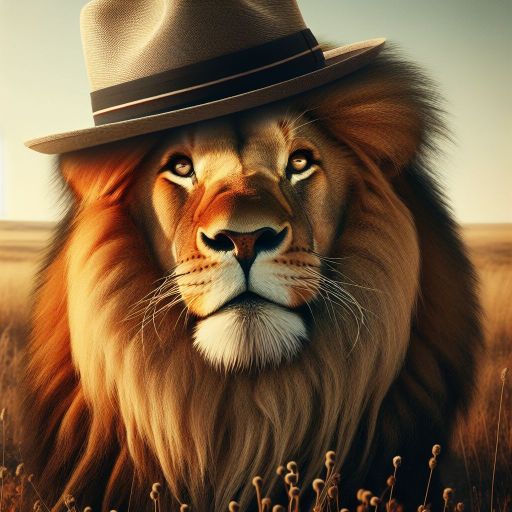
#> input picture Dataset/aiSamples/1.jpg, 1024 x 1024 px, found by its file name (shown at 1/2 size); its folder holds only this picture in this run
$ python DataPrep_ai.py
#> lines starting #> are read from the running program, lines starting #| are printed output that depends on the picture
import os
import cv2
import numpy as np

folder_path = 'Dataset/aiSamples/'

#resizing image size
new_width = 224
new_height = 224
save_folder = 'Dataset/Prepped_img/AI/'


if not os.path.exists(save_folder):
    os.makedirs(save_folder)

#normalization and resizing
for filename in os.listdir(folder_path):
    if filename.endswith('.jpg') or filename.endswith('.png'):
        image_path = os.path.join(folder_path, filename)
        image = cv2.imread(image_path)
#> image is the input picture: shape (1024, 1024, 3); mean B, G, R 61.9, 90.5, 116.8

        resized_image = cv2.resize(image, (new_width, new_height))
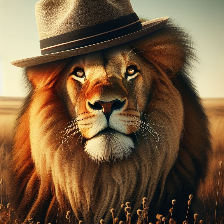
#> resized_image: shape (224, 224, 3); mean B, G, R 61.8, 90.4, 116.7

        normalized_image = resized_image.astype(np.float32) / 255.0

        save_path = os.path.join(save_folder, filename)
        cv2.imwrite(save_path, normalized_image * 255.0)


print(f'Images converted Succesfully')

$ run again, on Dataset/aiSamples/5.jpg
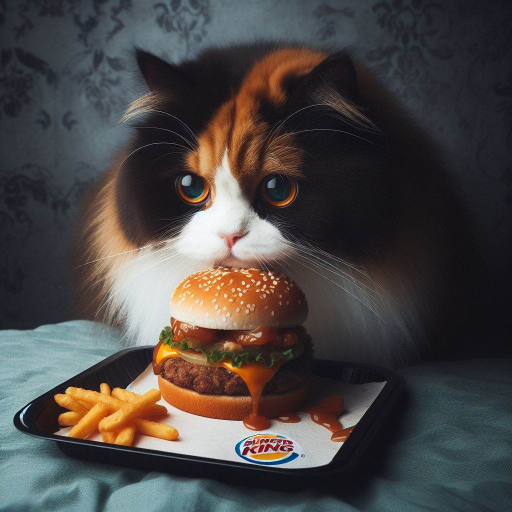
#> input picture Dataset/aiSamples/5.jpg, 1024 x 1024 px, found by its file name (shown at 1/2 size)
#> image is the input picture: shape (1024, 1024, 3); mean B, G, R 68.7, 70.6, 75
#> `resized_image = cv2.resize(image, (new_width, new_height))`:
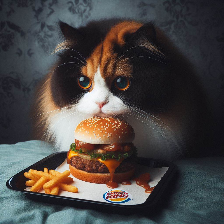
#> resized_image: shape (224, 224, 3); mean B, G, R 68.6, 70.5, 74.9

$ run again, on Dataset/aiSamples/2.jpg
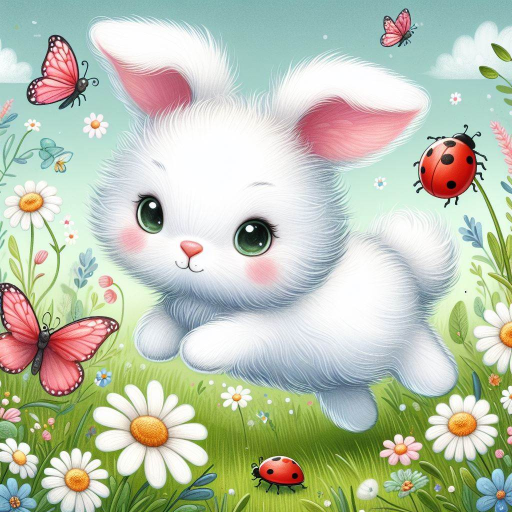
#> input picture Dataset/aiSamples/2.jpg, 1024 x 1024 px, found by its file name (shown at 1/2 size)
#> image is the input picture: shape (1024, 1024, 3); mean B, G, R 175.3, 196.1, 187.1
#> `resized_image = cv2.resize(image, (new_width, new_height))`:
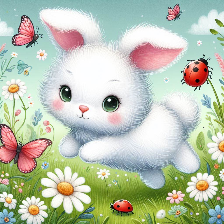
#> resized_image: shape (224, 224, 3); mean B, G, R 175.2, 196, 187

$ run again, on Dataset/aiSamples/3.jpg
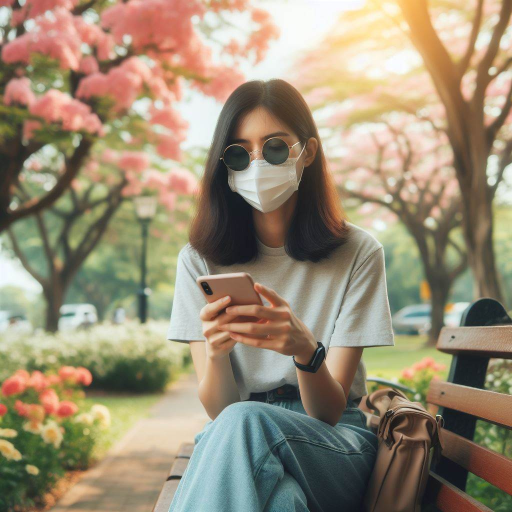
#> input picture Dataset/aiSamples/3.jpg, 1024 x 1024 px, found by its file name (shown at 1/2 size)
#> image is the input picture: shape (1024, 1024, 3); mean B, G, R 117.6, 140.8, 153.7
#> `resized_image = cv2.resize(image, (new_width, new_height))`:
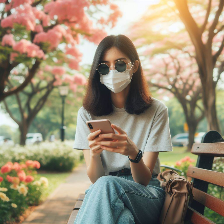
#> resized_image: shape (224, 224, 3); mean B, G, R 117.4, 140.7, 153.6

$ run again, on Dataset/aiSamples/4.jpg
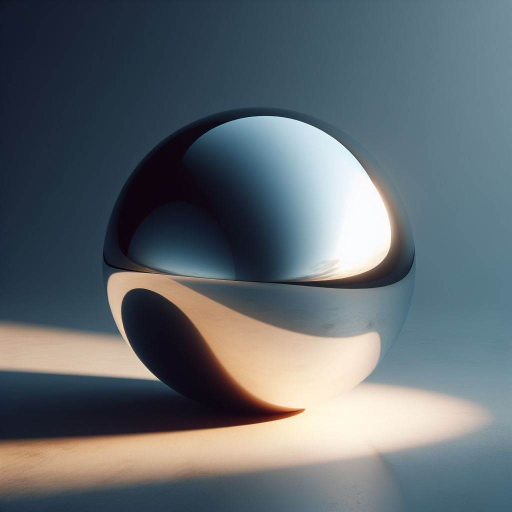
#> input picture Dataset/aiSamples/4.jpg, 1024 x 1024 px, found by its file name (shown at 1/2 size)
#> image is the input picture: shape (1024, 1024, 3); mean B, G, R 111, 105.2, 96.3
#> `resized_image = cv2.resize(image, (new_width, new_height))`:
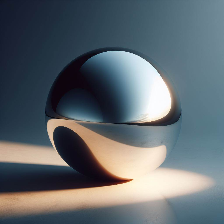
#> resized_image: shape (224, 224, 3); mean B, G, R 111, 105.2, 96.3
